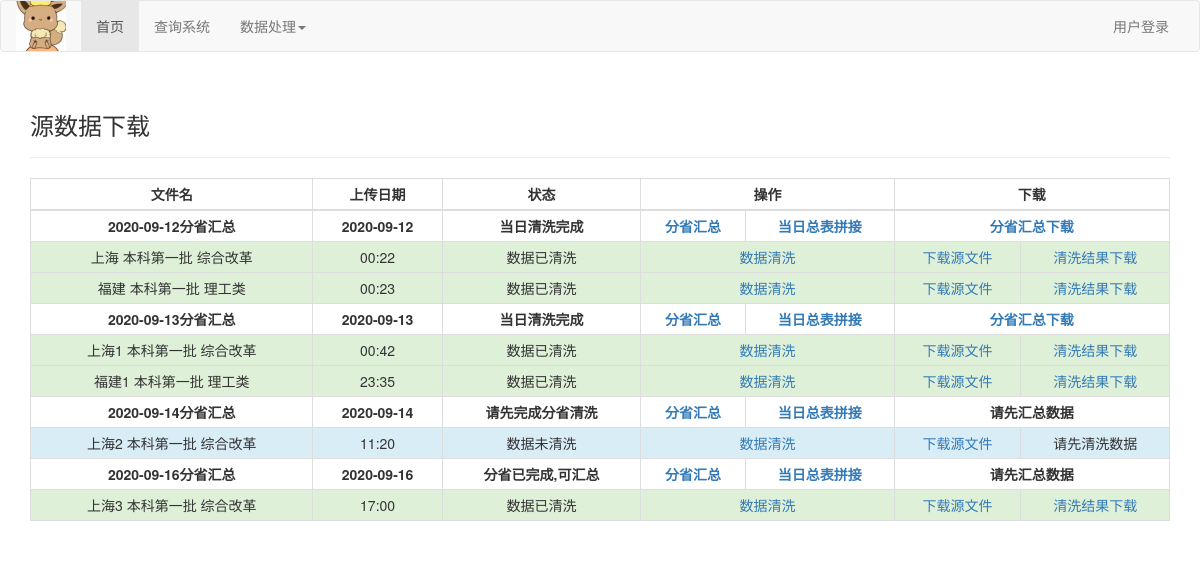
/Original_index/, run on the app's committed database.
### data_deal/models.py (models this page shows, shortened)
class Today_CleanedFile(models.Model):
    name = models.CharField(max_length=100, default='数据清洗汇总')
    Path = models.CharField(max_length=100, default='')
    Date = models.CharField(max_length=20)
    message = models.CharField(max_length=50, default='请先完成所有分省清洗')

class original_file(models.Model):
    File = models.FileField(upload_to='File/original/TDD')
    t_tddxx = models.FileField(upload_to='File/original/t_tddxx')
    Rename_FilePath = models.CharField(max_length=50)
    syd_name = models.CharField(max_length=50)
    pc_name = models.CharField(max_length=50)
    kl_name = models.CharField(max_length=50)
    date_added = models.DateTimeField(auto_now_add=True)
    clean_message = models.CharField(max_length=50, default='数据未清洗')
    def __str__(self):
        return self.syd_name+' '+self.pc_name+' '+self.kl_name

### data_deal/views.py (the view)
# urls.py: path('Original_index/', views.original_index, name='original_index'),
def original_index(request):
    Files = original_file.objects.order_by('date_added')
    date_list = []
    files = {}
    for x in Files:
        date_list.append(x.date_added.strftime("%Y-%m-%d"))
    for x in date_list:
        flag = 1
        filter_files = original_file.objects.filter(
            date_added__year=x[:4], date_added__month=x[5:7], date_added__day=x[8:])
        for i in filter_files:
            if i.clean_message != '数据已清洗':
                flag = 0
                break
        TotalFlag = 1
        TodayCleanFile = Today_CleanedFile.objects.filter(Date=x)
        TotalMessage = ''
        if not any(TodayCleanFile):
            if flag:
                TotalMessage = '分省已完成,可汇总'
            else:
                TotalMessage = '请先完成所有分省清洗'
        else:
            for File in TodayCleanFile:
                TotalMessage = File.message
        files[x] = [filter_files, flag, TodayCleanFile, TotalMessage]
    s = '录取汇总'
    context = {'files': files, 's': s}
    return render(request, 'Total/original_index.html', context)

### data_deal/templates/Total/original_index.html (shortened to what this page needs)
{% extends 'base.html' %}
{% block header %}
<h3>源数据下载</h3>
{% endblock header %}
{% block content %}
<table class="table table-hover table-bordered table-condensed" align="center" cellspacing="0" cellpadding="0">
    <thead>
        <tr>
            <th>文件名</th>
            <th>上传日期</th>
            <th>状态</th>
            <th colspan="2">操作</th>
            <th colspan="2">下载</th>
        </tr>
    </thead>
    <tbody>
        {% for date,Files in files.items %}
        <tr>
            <th>{{date}}分省汇总</th>
            <th>{{date}}</th>
            {% if Files.1 == 1 %}
            <th>{{Files.3}}</th>
            {% else %}
            <th>请先完成分省清洗</th>
            {% endif %}
            <th><a href="{% url 'data_deal:TodayClean' date %}">分省汇总</a></th>
            <th><a href="{% url 'data_deal:TodayMerge' date %}">当日总表拼接</a></th>
            {% if Files.3 == '当日清洗完成' %}
            <th colspan="2"><a href="{% url 'data_deal:TodayClean_DL' date  %}">分省汇总下载</a></th>
            {% else %}
            <th colspan="2">请先汇总数据</th>
            {% endif %}
        </tr>
        {% for file in Files.0 %}
        {% if file.clean_message == '数据已清洗' %}
        <tr class="success">
            <td>{{file}}</td>
            <td>{{file.date_added|date:'H:i'}}</td>
            <td>{{file.clean_message}}</td>
            <td colspan="2"><a
                    href="{% url 'data_deal:DataClean' file.date_added|date:'Y' file.date_added|date:'md' file file.id %}">数据清洗</a>
            </td>
            <td>
                <a
                    href="{% url 'data_deal:original_dl' file.date_added|date:'Y' file.date_added|date:'md' file %}">下载源文件</a>
            </td>
            <td><a
                    href="{% url 'data_deal:Data_CleanDL' file.date_added|date:'Y' file.date_added|date:'md' file s %}">清洗结果下载</a>
            </td>
        </tr>
        {% elif file.clean_message == '数据未清洗' %}
        <tr class="info">
            <td>{{file}}</td>
            <td>{{file.date_added|date:'H:i'}}</td>
            <td>{{file.clean_message}}</td>
            <td colspan="2"><a
                href="{% url 'data_deal:DataClean' file.date_added|date:'Y' file.date_added|date:'md' file file.id %}">数据清洗</a>
            </td>
            <td>
                <a
                    href="{% url 'data_deal:original_dl' file.date_added|date:'Y' file.date_added|date:'md' file %}">下载源文件</a>
            </td>
            <td>请先清洗数据</td>
        </tr>
        {% endif %}
        {% endfor %}
        {% endfor %}
    </tbody>
</table>
{% endblock content %}

### data_deal/templates/base.html (shortened to what this page needs)
<!DOCTYPE html>
<html lang="en">
    <head>
        <link rel="stylesheet" href="/File/static/bootstrap/css/bootstrap.min.css">
    </head>
    <body>
        <nav class="navbar navbar-default">
            <div class="container-fluid">
                <div class="navbar-header">
                    <a class="navbar-brand" href="D:/Codeing/vsc_html/自建网站/时钟.html">
                        <img alt="Brand" src="/File/static/image/yibu.jpg">
                    </a>
                </div>
                <div class="collapse navbar-collapse" id="bs-example-navbar-collapse-1">
                    <ul class="nav navbar-nav">
                        <li class="active"><a href="{% url 'FirstZY:index' %}">首页</a></li>
                        <li><a href="#">查询系统</a></li>
                        <li class="dropdown">
                            <a href="#" class="dropdown-toggle" data-toggle="dropdown" role="button">数据处理<span
                                    class="caret"></span></a>
                        </li>
                    </ul>
                    <ul class="nav navbar-nav navbar-right">
                        {% if user.is_authenticated %}
                        <li><a>Hallo,{{ user.username }}.</a></li>
                        <li><a href="{% url 'users:logout' %}">log out</a></li>
                        {% else %}
                        <li><a href="{% url 'users:login' %}">用户登录</a></li>
                        {% endif %}
                    </ul>
                </div>
            </div>
        </nav>
        <div class="container">
            <div class="page-header">
                {% block header %}{% endblock header %}
            </div>
            <div>
                {% block content %}{% endblock content %}
            </div>
        </div>
    </body>
</html>

### data_deal/templates/base.html (style rules this page uses)
.navbar-brand { padding-top: 0; }
th { text-align: center; }
td { text-align: center; }

### data on the page
Today_CleanedFile: message "当日清洗完成"
original_file: syd_name+pc_name+kl_name "上海 本科第一批 综合改革", date_added "00:22", clean_message "数据已清洗"
original_file: syd_name+pc_name+kl_name "福建 本科第一批 理工类", date_added "00:23", clean_message "数据已清洗"
Today_CleanedFile: message "当日清洗完成"
original_file: syd_name+pc_name+kl_name "上海1 本科第一批 综合改革", date_added "00:42", clean_message "数据已清洗"
original_file: syd_name+pc_name+kl_name "福建1 本科第一批 理工类", date_added "23:35", clean_message "数据已清洗"
original_file: syd_name+pc_name+kl_name "上海2 本科第一批 综合改革", date_added "11:20", clean_message "数据未清洗"
original_file: syd_name+pc_name+kl_name "上海3 本科第一批 综合改革", date_added "17:00", clean_message "数据已清洗"

### other printed values
{{ date }} "2020-09-12" "2020-09-13" "2020-09-14" "2020-09-16"
{{ Files.3 }} "分省已完成,可汇总"
